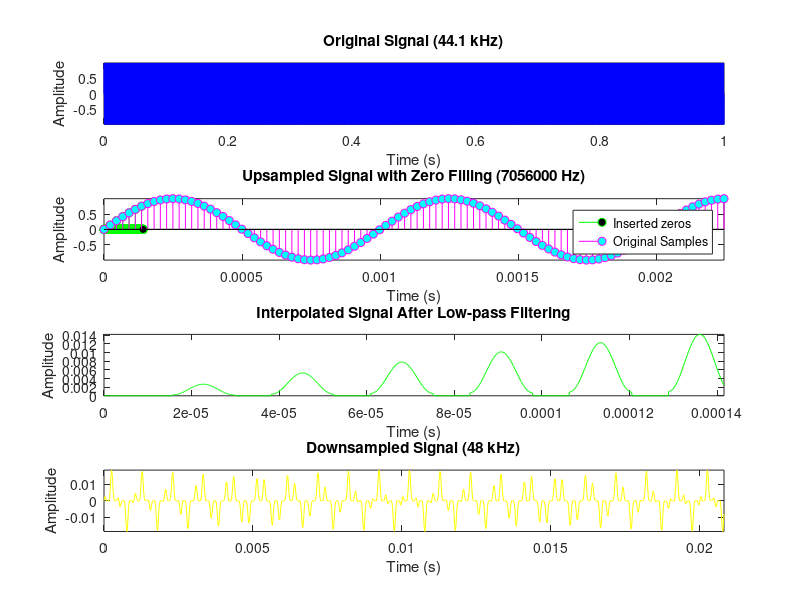

This figure's MATLAB source: (Note: this script raises an error after producing the figure.)
% Given sample rates
Sampling_in = 44100; % Input sample rate (44.1 kHz)
Frequency_in = 48000; % Output sample rate (48 kHz)

% Find the least common multiple for upsampling and downsampling
[L, M] = rat(Frequency_in / Sampling_in); % Rational fraction approximation of conversion ratio

% Example signal: A simple sine wave for demonstration
t = 0:1/Sampling_in:1; % Time vector for 1 second of audio
f = 1000;        % Frequency of the sine wave (1 kHz tone)
x = sin(2 * pi * f * t); % Original signal (44.1 kHz sine wave)

% Step 1: Zero Filling
% Upsample the signal by L (increasing the sample rate)
x_upsampled = upsample(x, L); % Insert L-1 zeros between samples

% Step 2: Low Pass Filtering
% Design a low-pass filter (anti-aliasing filter)
Fc = min(Sampling_in, Frequency_in) / 2; % Cutoff frequency (Nyquist frequency of the lower sample rate)
n = 100; % Filter order
h = fir1(n, 2*Fc/(Sampling_in*L)); % Low-pass filter design (normalized frequency)

% Filter the upsampled signal to remove high-frequency components introduced by zero filling
x_filtered = conv(x_upsampled, h, 'same'); % Apply the low-pass filtering

% Step 3: Downsampling
% Downsample the filtered signal by M (reducing the sample rate)
x_downsampled = downsample(x_filtered, M);

% Time vectors for plotting
t_upsampled = 0:1/(Sampling_in*L):1-1/(Sampling_in*L);  % Adjust the time axis for the upsampled signal
t_downsampled = 0:1/Frequency_in:(length(x_downsampled)-1)/Frequency_in;  % Time vector for downsampled signal

% Plotting the results
figure;

% Plot the original signal
subplot(4,1,1);
plot(t, x, 'b');
title('Original Signal (44.1 kHz)');
xlabel('Time (s)');
ylabel('Amplitude');
axis tight;

% Plot the upsampled signal with 159 zero filling
subplot(4,1,2);
stem(t_upsampled(1:1000), x_upsampled(1:1000), 'g', 'MarkerFaceColor', 'k'); % Use stem for the inserted zeros = 159 visualization
hold on;
stem(t(1:100), x(1:100), 'm', 'MarkerFaceColor', 'c'); % Show original samples for comparison
title(['Upsampled Signal with Zero Filling (', num2str(L*Sampling_in), ' Hz)']);
xlabel('Time (s)');
ylabel('Amplitude');
legend('Inserted zeros', 'Original Samples');
axis tight;

% Plot the signal after low-pass filtering
subplot(4,1,3);
plot(t_upsampled(1:1000), x_filtered(1:1000), 'g');
title('Interpolated Signal After Low-pass Filtering');
xlabel('Time (s)');
ylabel('Amplitude');
axis tight;

% Plot the final downsampled signal (converted signal)
subplot(4,1,4);
plot(t_downsampled(1:1000), x_downsampled(1:1000), 'y');
title('Downsampled Signal (48 kHz)');
xlabel('Time (s)');
ylabel('Amplitude');
axis tight;

% Filter Frequency Response
figure;
fvtool(h, 'Fs', L*Sampling_in);  % Frequency response of the low-pass filter
title('Low-pass Filter Frequency Response')

%% SOUND PLAYBACK
sound(x, Sampling_in); % Play original signal at 44.1 kHz
pause(2); % Pause for duration of original sound to finish before playing next sound
sound(x_downsampled, Frequency_in); % Play converted signal at 48 kHz
